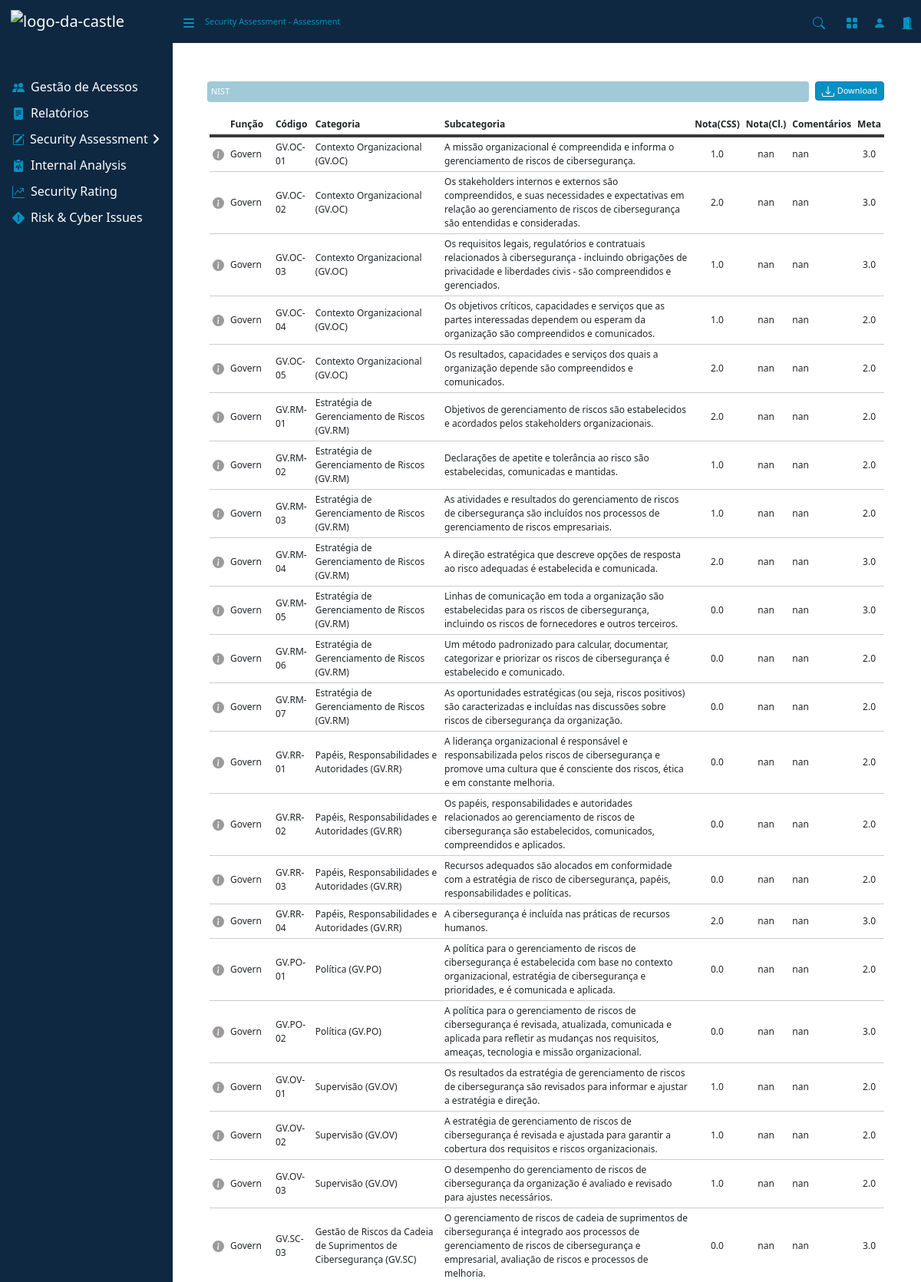
Screenshot of /assess_nist/75/ (upper part) with the database file from the repository.
### assessment/models.py (models this page shows, shortened)
class AssessmentModel(models.Model):
    CONCLUIDO = 'Concluído'
    ANDAMENTO = 'Andamento'
    CRITERIO_CHOICES = [
        (CONCLUIDO, 'Concluído'),
        (ANDAMENTO, 'Andamento'),
    ]
    framework = models.ForeignKey(FrameworkModel, on_delete=models.CASCADE)
    nome = models.CharField(max_length=255)
    status = models.CharField(max_length=20, choices=CRITERIO_CHOICES)
    data_upload = models.DateField(auto_now_add=True)
    excel_file = models.FileField(upload_to='assessments/')
    resultado = models.CharField(max_length=255)
    meta = models.CharField(max_length=255)

class NistModel(models.Model):
    assessment = models.ForeignKey(AssessmentModel, on_delete=models.CASCADE, related_name='nist_model')
    categoria = models.CharField(max_length=255)
    funcao = models.CharField(max_length=255)
    codigo = models.CharField(max_length=255)
    subcategoria = models.CharField(max_length=255)
    informacao = models.TextField()
    notaCss = models.CharField(max_length=255)
    notaCl = models.CharField(max_length=255)
    comentarios = models.TextField(null=True, blank=True)
    meta = models.CharField(max_length=255)

### assessment/views/assess_nist.py (the view, shortened to what this page needs)
# urls.py: path('assess_nist/<int:id>/', views.AssessNist.as_view(), name='assess_nist'),
class AssessNist(View):
    template_name = 'paginas/assess_nist.html'
    def get(self, request, id):
        assessment = AssessmentModel.objects.get(id=id)
        nist_models = NistModel.objects.filter(assessment=assessment)
        notas = range(0, 6)
        return render(request, self.template_name, {
            'assessment': assessment,
            'nist_models': nist_models,
            'notas': notas,
            'assessment_id': assessment.id
        })

### assessment/templates/paginas/assess_nist.html (shortened to what this page needs)
{% extends 'base.html' %}
{% load crispy_forms_tags %}
{% block nav %}
    <div class="d-none d-md-inline-block sb-sidenav-menu-heading font-small" style="color: #0691c0;">
        Security Assessment - Assessment
    </div>
{% endblock %}
{% block content %}
<main>
    <form method="post" action="{% url 'assess_nist' id=assessment_id %}" id="nistForm">
        <div class="d-flex mb-3" style="margin-top: 50px; margin-left: 45px; margin-right: 40px;">
            <div class="d-none d-md-inline-block btn-primary d-flex me-2 " style="background-color: #a0cad8; color: white; font-size: 11px; border-radius: 4px; padding: 5px; width: 100%; justify-content: flex-start;">
                <div>{{ assessment.nome }}</div>
            </div>
            {% if assessment.excel_file %}
                <button type="button" onclick="window.location.href='{{ assessment.excel_file.url }}'" class="btn btn-primary btn-sm font-small text-center d-flex align-items-center justify-content-center me-2">
                    Download
                </button>
            {% endif %}
        </div>
        <div class="table-responsive font-middle px-5">
            <table class="table-sm">
                <thead>
                    <tr>
                        <th scope="col"></th>
                        <th scope="col">Função</th>
                        <th scope="col">Código</th>
                        <th scope="col">Categoria</th>
                        <th scope="col">Subcategoria</th>
                        <th scope="col">Nota(CSS)</th>
                        <th scope="col">Nota(Cl.)</th>
                        <th scope="col">Comentários</th>
                        <th scope="col">Meta</th>
                    </tr>
                </thead>
                <tbody>
                    {% for nist in nist_models %}
                    <tr>
                        <td>
                            <div class="icon-container" style="display: flex; gap: 10px;">
                                <span data-bs-toggle="modal" data-bs-target="#iconeInfo">
                                </span>
                            </div>
                        </td>
                        <td>{{ nist.funcao }}</td>
                        <td>{{ nist.codigo }}</td>
                        <td>{{ nist.categoria }}</td>
                        <td>{{ nist.subcategoria }}</td>
                        <td style="text-align: center;">
                            {% if assessment.status == 'Andamento' %}
                                <select name="notaCss_{{ nist.id }}" class="form-select form-select-sm w-auto border border-light" style="line-height: 1;">
                                    {% for i in notas %}
                                        <option value="{{ i }}" {% if nist.notaCss|stringformat:"s" == i|stringformat:"s" %}selected{% endif %} style="font-size: 0.875rem;">{{ i }}</option>
                                    {% endfor %}
                                </select>
                            {% else %}
                                {{ nist.notaCss }}
                            {% endif %}
                        </td>
                        <td style="text-align: center;">
                            {% if assessment.status == 'Andamento' %}
                                <select name="notaCl_{{ nist.id }}"  class="form-select form-select-sm w-auto border border-light" style="line-height: 1;">
                                    {% for i in notas %}
                                        <option value="{{ i }}" {% if nist.notaCl|stringformat:"s" == i|stringformat:"s" %}selected{% endif %} style="font-size: 0.875rem;">{{ i }}</option>
                                    {% endfor %}
                                </select>
                            {% else %}
                                {{ nist.notaCl }}
                            {% endif %}
                        </td>
                        <td>
                            {% if assessment.status == 'Andamento' %}
                                <textarea name="comentarios_{{ nist.id }}" class="form-control border-only font-small" rows="3" oninput="autoResize(this)" style="overflow: hidden; resize: none; box-sizing: border-box; padding: 2px; line-height: 1.5;">
                                    {% if nist.comentarios and nist.comentarios != 'nan' %}
                                        {{ nist.comentarios }}
                                    {% endif %}
                                </textarea>
                            {% else %}
                                {{ nist.comentarios }}
                            {% endif %}
                        </td>
                        <td style="text-align: center;">
                            {% if assessment.status == 'Andamento' %}
                                <select name="meta_{{ nist.id }}"  class="form-select form-select-sm w-auto border border-light" style="line-height: 1;">
                                    {% for i in notas %}
                                        <option value="{{ i }}" {% if nist.meta|stringformat:"s" == i|stringformat:"s" %}selected{% endif %} style="font-size: 0.875rem;">{{ i }}</option>
                                    {% endfor %}
                                </select>
                            {% else %}
                                {{ nist.meta }}
                            {% endif %}
                        </td>
                    </tr>
                    {% endfor %}
                </tbody>
            </table>
        </div>
    </form>
</main>
{% endblock %}

### static/assets/css/myStyles.css (style rules this page uses)
.font-middle { font-size: 12px; }
table thead tr { text-align: left; border-bottom: 4px solid #3b3939; }
table tbody tr { border-bottom: 1px solid #ccc; }
table td, table th { border: none; }
.btn-sm { height: 25px; font-size: 11px; background-color: #0691c0; }
svg.bi-gear-fill { width: 15px; height: 15px; fill: #787575bd; cursor: pointer; }

### static/assets/css/forms.css (style rules this page uses)
.font-small { font-size: 11px; }
.btn-sm { height: 25px; font-size: 11px; background-color: #0691c0; }
svg.bi-gear-fill { width: 15px; height: 15px; fill: #787575bd; cursor: pointer; }
th { white-space: nowrap; text-align: left; padding: 5px; }

### rows the page displays
AssessmentModel: nome "NIST"
NistModel: funcao "Govern", codigo "GV.OC-01", categoria "Contexto Organizacional (GV.OC)", subcategoria "A missão organizacional é compreendida e informa o gerenciamento de riscos de cibersegurança.", notaCss "1.0", notaCl "nan", comentarios "nan", meta "3.0"
NistModel: funcao "Govern", codigo "GV.OC-02", categoria "Contexto Organizacional (GV.OC)", subcategoria "Os stakeholders internos e externos são compreendidos, e suas necessidades e expectativas em relação ao gerenciamento de riscos de cibersegurança são entendidas e consideradas.", notaCss "2.0", notaCl "nan", comentarios "nan", meta "3.0"
NistModel: funcao "Govern", codigo "GV.OC-03", categoria "Contexto Organizacional (GV.OC)", subcategoria "Os requisitos legais, regulatórios e contratuais relacionados à cibersegurança - incluindo obrigações de privacidade e liberdades civis - são compreendidos e gerenciados.", notaCss "1.0", notaCl "nan", comentarios "nan", meta "3.0"
NistModel: funcao "Govern", codigo "GV.OC-04", categoria "Contexto Organizacional (GV.OC)", subcategoria "Os objetivos críticos, capacidades e serviços que as partes interessadas dependem ou esperam da organização são compreendidos e comunicados.", notaCss "1.0", notaCl "nan", comentarios "nan", meta "2.0"
NistModel: funcao "Govern", codigo "GV.OC-05", categoria "Contexto Organizacional (GV.OC)", subcategoria "Os resultados, capacidades e serviços dos quais a organização depende são compreendidos e comunicados.", notaCss "2.0", notaCl "nan", comentarios "nan", meta "2.0"
NistModel: funcao "Govern", codigo "GV.RM-01", categoria "Estratégia de Gerenciamento de Riscos (GV.RM)", subcategoria "Objetivos de gerenciamento de riscos são estabelecidos e acordados pelos stakeholders organizacionais.", notaCss "2.0", notaCl "nan", comentarios "nan", meta "2.0"
NistModel: funcao "Govern", codigo "GV.RM-02", categoria "Estratégia de Gerenciamento de Riscos (GV.RM)", subcategoria "Declarações de apetite e tolerância ao risco são estabelecidas, comunicadas e mantidas.", notaCss "1.0", notaCl "nan", comentarios "nan", meta "2.0"
NistModel: funcao "Govern", codigo "GV.RM-03", categoria "Estratégia de Gerenciamento de Riscos (GV.RM)", subcategoria "As atividades e resultados do gerenciamento de riscos de cibersegurança são incluídos nos processos de gerenciamento de riscos empresariais.", notaCss "1.0", notaCl "nan", comentarios "nan", meta "2.0"
NistModel: funcao "Govern", codigo "GV.RM-04", categoria "Estratégia de Gerenciamento de Riscos (GV.RM)", subcategoria "A direção estratégica que descreve opções de resposta ao risco adequadas é estabelecida e comunicada.", notaCss "2.0", notaCl "nan", comentarios "nan", meta "3.0"
NistModel: funcao "Govern", codigo "GV.RM-05", categoria "Estratégia de Gerenciamento de Riscos (GV.RM)", subcategoria "Linhas de comunicação em toda a organização são estabelecidas para os riscos de cibersegurança, incluindo os riscos de fornecedores e outros terceiros.", notaCss "0.0", notaCl "nan", comentarios "nan", meta "3.0"
NistModel: funcao "Govern", codigo "GV.RM-06", categoria "Estratégia de Gerenciamento de Riscos (GV.RM)", subcategoria "Um método padronizado para calcular, documentar, categorizar e priorizar os riscos de cibersegurança é estabelecido e comunicado.", notaCss "0.0", notaCl "nan", comentarios "nan", meta "2.0"
NistModel: funcao "Govern", codigo "GV.RM-07", categoria "Estratégia de Gerenciamento de Riscos (GV.RM)", subcategoria "As oportunidades estratégicas (ou seja, riscos positivos) são caracterizadas e incluídas nas discussões sobre riscos de cibersegurança da organização.", notaCss "0.0", notaCl "nan", comentarios "nan", meta "2.0"
NistModel: funcao "Govern", codigo "GV.RR-01", categoria "Papéis, Responsabilidades e Autoridades (GV.RR)", subcategoria "A liderança organizacional é responsável e responsabilizada pelos riscos de cibersegurança e promove uma cultura que é consciente dos riscos, ética e em constante melhoria.", notaCss "0.0", notaCl "nan", comentarios "nan", meta "2.0"
NistModel: funcao "Govern", codigo "GV.RR-02", categoria "Papéis, Responsabilidades e Autoridades (GV.RR)", subcategoria "Os papéis, responsabilidades e autoridades relacionados ao gerenciamento de riscos de cibersegurança são estabelecidos, comunicados, compreendidos e aplicados.", notaCss "0.0", notaCl "nan", comentarios "nan", meta "2.0"
NistModel: funcao "Govern", codigo "GV.RR-03", categoria "Papéis, Responsabilidades e Autoridades (GV.RR)", subcategoria "Recursos adequados são alocados em conformidade com a estratégia de risco de cibersegurança, papéis, responsabilidades e políticas.", notaCss "0.0", notaCl "nan", comentarios "nan", meta "2.0"
NistModel: funcao "Govern", codigo "GV.RR-04", categoria "Papéis, Responsabilidades e Autoridades (GV.RR)", subcategoria "A cibersegurança é incluída nas práticas de recursos humanos.", notaCss "2.0", notaCl "nan", comentarios "nan", meta "3.0"
NistModel: funcao "Govern", codigo "GV.PO-01", categoria "Política (GV.PO)", subcategoria "A política para o gerenciamento de riscos de cibersegurança é estabelecida com base no contexto organizacional, estratégia de cibersegurança e prioridades, e é comunicada e aplicada.", notaCss "0.0", notaCl "nan", comentarios "nan", meta "2.0"
NistModel: funcao "Govern", codigo "GV.PO-02", categoria "Política (GV.PO)", subcategoria "A política para o gerenciamento de riscos de cibersegurança é revisada, atualizada, comunicada e aplicada para refletir as mudanças nos requisitos, ameaças, tecnologia e missão organizacional.", notaCss "0.0", notaCl "nan", comentarios "nan", meta "3.0"
NistModel: funcao "Govern", codigo "GV.OV-01", categoria "Supervisão (GV.OV)", subcategoria "Os resultados da estratégia de gerenciamento de riscos de cibersegurança são revisados para informar e ajustar a estratégia e direção.", notaCss "1.0", notaCl "nan", comentarios "nan", meta "2.0"
NistModel: funcao "Govern", codigo "GV.OV-02", categoria "Supervisão (GV.OV)", subcategoria "A estratégia de gerenciamento de riscos de cibersegurança é revisada e ajustada para garantir a cobertura dos requisitos e riscos organizacionais.", notaCss "1.0", notaCl "nan", comentarios "nan", meta "2.0"
NistModel: funcao "Govern", codigo "GV.OV-03", categoria "Supervisão (GV.OV)", subcategoria "O desempenho do gerenciamento de riscos de cibersegurança da organização é avaliado e revisado para ajustes necessários.", notaCss "1.0", notaCl "nan", comentarios "nan", meta "2.0"
NistModel: funcao "Govern", codigo "GV.SC-03", categoria "Gestão de Riscos da Cadeia de Suprimentos de Cibersegurança (GV.SC)", subcategoria "O gerenciamento de riscos de cadeia de suprimentos de cibersegurança é integrado aos processos de gerenciamento de riscos de cibersegurança e empresarial, avaliação de riscos e processos de melhoria.", notaCss "0.0", notaCl "nan", comentarios "nan", meta "3.0"
